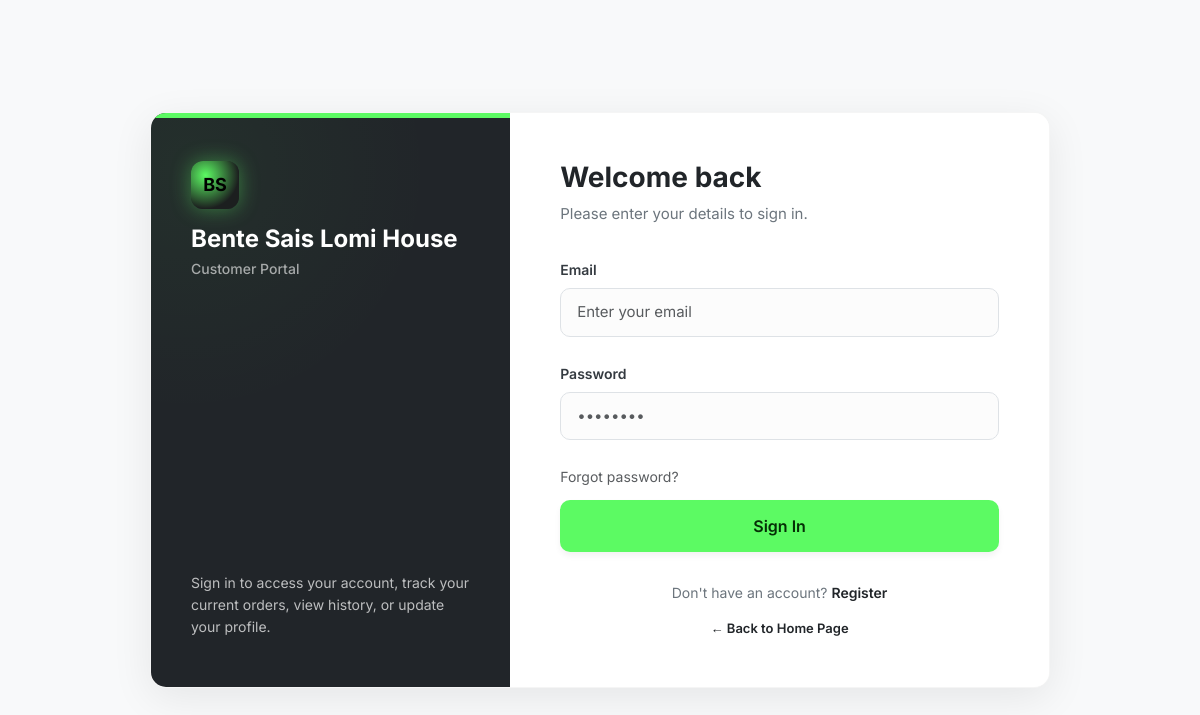
Before: /customer/auth/login.php?next=/food-ordering-system_BSLH/customer/orders.php with the older database file.
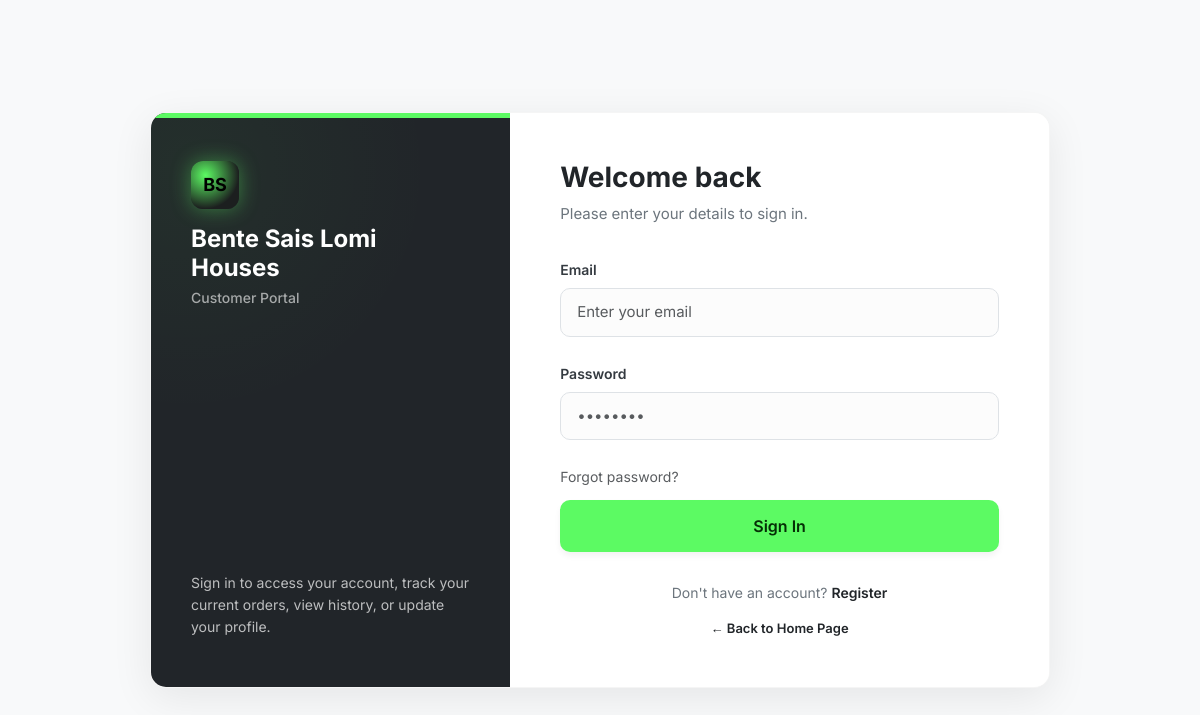
After: the same page with the newer database file.
### tables this page shows
CREATE TABLE `system_settings` (
  `setting_id` int(11) NOT NULL,
  `setting_key` varchar(100) NOT NULL,
  `setting_value` text DEFAULT NULL,
  `setting_type` enum('string','number','boolean','json') DEFAULT 'string',
  `description` text DEFAULT NULL,
  `updated_at` datetime DEFAULT current_timestamp() ON UPDATE current_timestamp()
);

### includes/db_connect.php (called while the page is built, shortened)
<?php
$project_root_fs = dirname(__DIR__);
$document_root_fs = $_SERVER['DOCUMENT_ROOT'];
$project_root_norm = str_replace('\\', '/', $project_root_fs);
$document_root_norm = str_replace('\\', '/', $document_root_fs);
$project_root_norm = rtrim($project_root_norm, '/');
$document_root_norm = rtrim($document_root_norm, '/');
$base_path = str_replace($document_root_norm, '', $project_root_norm);
$BASE_URL = rtrim($base_path, '/');
?>

### customer/auth/login.php (the view, shortened to what this page needs)
<?php
require_once __DIR__ . '/../../includes/db_connect.php';
$store_name = "Bente Sais Lomi House";
if (isset($conn) && $conn instanceof mysqli) {
    $res = $conn->query("SELECT setting_value FROM system_settings WHERE setting_key = 'store_name' LIMIT 1");
    if ($res && $res->num_rows > 0) {
        $store_name = $res->fetch_assoc()['setting_value'];
    }
}
$next = isset($_GET['next']) && $_GET['next'] !== ''
  ? $_GET['next']
  : $BASE_URL . '/customer/menu.php';
function h($s){ return htmlspecialchars((string)$s, ENT_QUOTES, 'UTF-8'); }
$emailVal = '';
?>
<!DOCTYPE html>
<html lang="en">
<head>
  <link href="https://cdn.jsdelivr.net/npm/bootstrap@5.3.2/dist/css/bootstrap.min.css" rel="stylesheet">
</head>
<body>
<div class="auth-shell">
  <aside class="auth-aside">
    <div class="brand-block">
      <div class="brand-logo">BS</div>
      <div class="brand-text">
        <h1><?= h($store_name) ?></h1>
        <p>Customer Portal</p>
      </div>
    </div>
    <div class="intro-text">
      Sign in to access your account, track your current orders, view history, or update your profile.
    </div>
  </aside>
  <main class="auth-main">
    <div class="auth-header">
      <h2>Welcome back</h2>
      <p>Please enter your details to sign in.</p>
    </div>
    <form method="POST" autocomplete="off">
      <div class="mb-4">
        <label class="form-label">Email</label>
        <input
          type="email"
          name="email"
          class="form-control"
          required
          value="<?= htmlspecialchars($emailVal) ?>"
          placeholder="Enter your email">
      </div>
      <div class="mb-4">
        <label class="form-label">Password</label>
        <input
          type="password"
          name="password"
          class="form-control"
          required
          placeholder="••••••••">
      </div>
      <a href="forgot_password.php" class="small text-decoration-none text-muted">Forgot password?</a>
      <button type="submit" class="btn-login">Sign In</button>
    </form>
    <div class="back-link">
      Don't have an account?
      <a href="register.php?next=<?= h(urlencode($next)) ?>">Register</a>
      <br>
      <a href="<?= htmlspecialchars($BASE_URL) ?>/index.php" class="nav-back">← Back to Home Page</a>
    </div>
  </main>
</div>
</body>
</html>

Changed rows visible on the page:
changed system_settings: setting_value "Bente Sais Lomi House" → "Bente Sais Lomi Houses"
